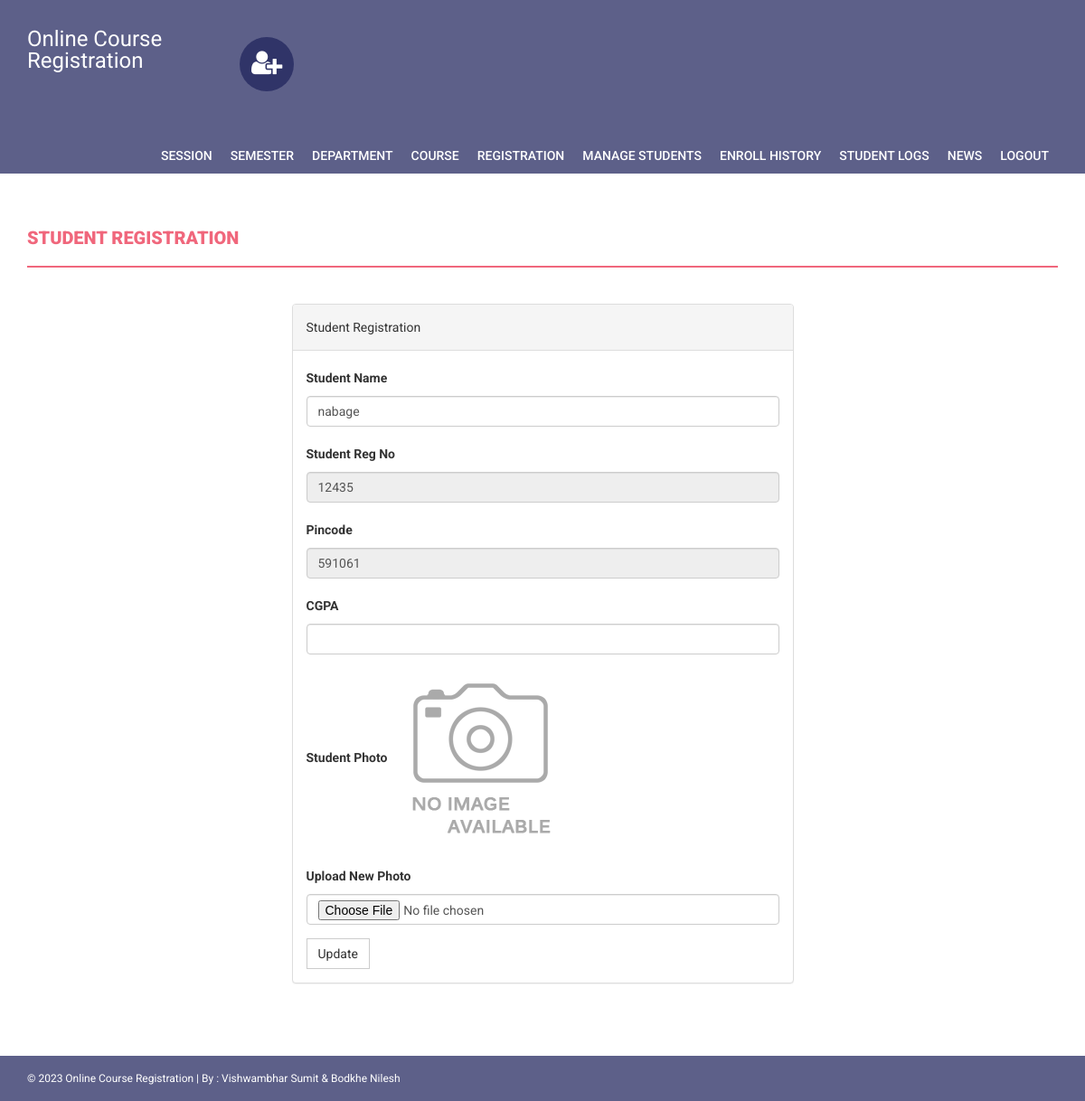
Page /onlinecourse/admin/edit-student-profile.php?id=12435 (signed in) on the committed database.
### tables this page shows
CREATE TABLE IF NOT EXISTS `students` (
  `StudentRegno` varchar(255) NOT NULL,
  `studentPhoto` varchar(255) DEFAULT NULL,
  `password` varchar(255) DEFAULT NULL,
  `studentName` varchar(255) DEFAULT NULL,
  `pincode` varchar(255) DEFAULT NULL,
  `session` varchar(255) DEFAULT NULL,
  `department` varchar(255) DEFAULT NULL,
  `semester` varchar(255) DEFAULT NULL,
  `cgpa` decimal(10,2) DEFAULT NULL,
  `creationdate` timestamp NULL DEFAULT CURRENT_TIMESTAMP,
  `updationDate` varchar(255) DEFAULT NULL,
  PRIMARY KEY (`StudentRegno`)
);

### onlinecourse/admin/edit-student-profile.php (the view, shortened to what this page needs)
<?php
if(strlen($_SESSION['alogin'])==0)
    {
header('location:index.php');
}
else{
?>
<!DOCTYPE html>
<html xmlns="http://www.w3.org/1999/xhtml">
<head>
    <link href="../assets/css/bootstrap.css" rel="stylesheet" />
    <link href="../assets/css/font-awesome.css" rel="stylesheet" />
    <link href="../assets/css/style.css" rel="stylesheet" />
</head>
<body>
<?php include('includes/header.php');?>
<?php if($_SESSION['alogin']!="")
{
 include('includes/menubar.php');
}
 ?>
    <div class="content-wrapper">
        <div class="container">
              <div class="row">
                    <div class="col-md-12">
                        <h1 class="page-head-line">Student Registration  </h1>
                    </div>
                </div>
                <div class="row" >
                  <div class="col-md-3"></div>
                    <div class="col-md-6">
                        <div class="panel panel-default">
                        <div class="panel-heading">
                          Student Registration
                        </div>
<?php
$regid=intval($_GET['id']);
$sql=mysqli_query($con,"select * from students where StudentRegno='$regid'");
while($row=mysqli_fetch_array($sql))
{ ?>
                        <div class="panel-body">
                       <form name="dept" method="post" enctype="multipart/form-data">
   <div class="form-group">
    <label for="studentname">Student Name  </label>
    <input type="text" class="form-control" id="studentname" name="studentname" value="<?php echo htmlentities($row['studentName']);?>"  />
  </div>
 <div class="form-group">
    <label for="studentregno">Student Reg No   </label>
    <input type="text" class="form-control" id="studentregno" name="studentregno" value="<?php echo htmlentities($row['StudentRegno']);?>"  placeholder="Student Reg no" readonly />
  </div>
<div class="form-group">
    <label for="Pincode">Pincode  </label>
    <input type="text" class="form-control" id="Pincode" name="Pincode" readonly value="<?php echo htmlentities($row['pincode']);?>" required />
  </div>
<div class="form-group">
    <label for="CGPA">CGPA  </label>
    <input type="text" class="form-control" id="cgpa" name="cgpa"  value="<?php echo htmlentities($row['cgpa']);?>" required />
  </div>
<div class="form-group">
    <label for="studentphoto">Student Photo  </label>
   <?php if($row['studentPhoto']==""){ ?>
   <img src="../studentphoto/noimage.png" width="200" height="200"><?php } else {?>
   <img src="../studentphoto/<?php echo htmlentities($row['studentPhoto']);?>" width="200" height="200">
   <?php } ?>
  </div>
<div class="form-group">
    <label for="studentphoto">Upload New Photo  </label>
    <input type="file" class="form-control" id="photo" name="photo"  value="<?php echo htmlentities($row['studentPhoto']);?>" />
  </div>
  <?php } ?>
 <button type="submit" name="submit" id="submit" class="btn btn-default">Update</button>
</form>
                            </div>
                            </div>
                    </div>
                </div>
            </div>
        </div>
  <?php include('includes/footer.php');?>
</body>
</html>
<?php } ?>

### onlinecourse/assets/css/style.css (style rules this page uses)
body { font-family: 'Roboto', sans-serif; line-height: 30px; }
.content-wrapper { margin-top: 40px; min-height: 600px; padding-bottom: 60px; }
.page-head-line { font-weight: 900; padding-bottom: 20px; border-bottom: 2px solid #F0677C; text-transform: uppercase; color: #F0677C; font-size: 20px; margin-bottom: 40px; }
.btn { border-radius: 0px; -webkit-border-radius: 0px; -moz-border-radius: 0px; }

### rows in the picture
students: studentname "nabage", studentregno "12435", Pincode "591061"
